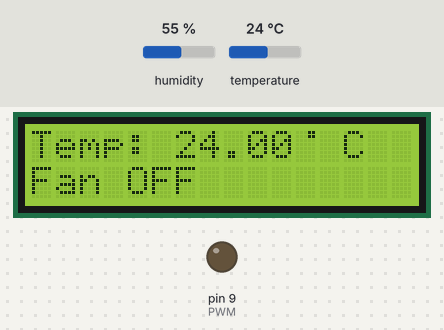
Bench run of a sketch on a simulated Arduino Uno, built with avr-gcc and run on an emulated ATmega328P. Parts: 16×2 character LCD, output pins drawn as LEDs (lit = HIGH). The test bench sets the inputs (shaded band); at power-on: temperature 24 °C, humidity 55 %. What the sketch prints to the serial monitor is not drawn.

Above: at 6.2 s.
6.3 s: temperature set to 27 °C
At 9.1 s:
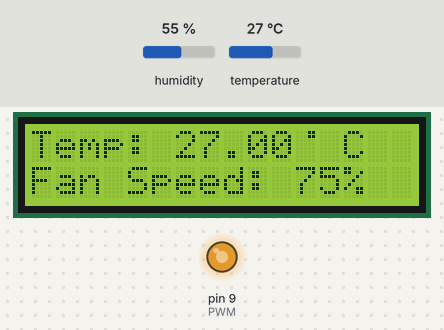
10.2 s: temperature set to 28 °C
At 12.5 s:
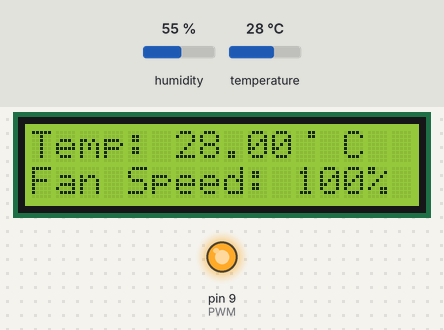
14.1 s: temperature set to 26 °C
At 14.8 s:
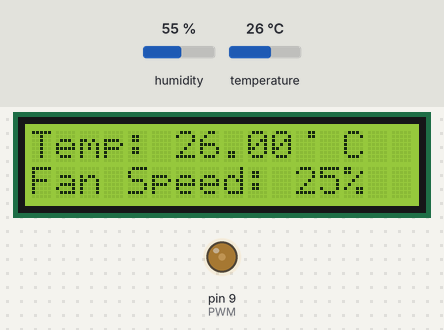
Timing chart, 0 to 17.1 s (numbered marks = the images above; inputs shaded):
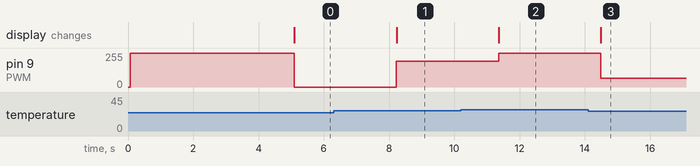

The sketch:

Temp_controlled_fan.ino
```cpp
#include "DHT.h"
#include <LiquidCrystal.h>
const int rs = 2, en = 3, d4 = 4, d5 = 5, d6 = 6, d7 = 7;
LiquidCrystal lcd(rs, en, d4, d5, d6, d7);
#define DHTPIN 8
#define DHTTYPE DHT11
DHT dht(DHTPIN, DHTTYPE);
#define PWM 9
byte degree[8] =
              {
                0b00011,
                0b00011,
                0b00000,
                0b00000,
                0b00000,
                0b00000,
                0b00000,
                0b00000
              };

void setup() {
  // put your setup code here, to run once:
  lcd.begin(16, 2);
  lcd.createChar(1,degree);
  lcd.clear();
  lcd.print("   Fan Speed  ");
 lcd.setCursor(0,1);
 lcd.print("  Controlling ");

 analogWrite(PWM, 255);
 delay(5000);


  Serial.begin(9600);
  Serial.println("Temperature controlled fan ");
  dht.begin();
}


void loop() {
  // put your main code here, to run repeatedly:
float h=dht.readHumidity();
float t=dht.readTemperature();
float f=dht.readTemperature(true);
  if(isnan(h)||isnan(t)||isnan(f)){
    Serial.println(F("Failed to read"));
    return;
    }
Serial.print(F(" Humidity: "));
Serial.print(h);
Serial.println(F("%  Temperature: "));
Serial.print(t);
Serial.println(F("°C "));
Serial.print(f);
Serial.println(F("°F "));
lcd.setCursor(0,0);
  lcd.print("Temp: ");
  lcd.print(t);
  lcd.write(1);
  lcd.print(" C");
  lcd.setCursor(0,1);
   if(t <26)
    {
      analogWrite(PWM,0);
      lcd.print("Fan OFF            ");
      delay(100);
    }

    else if(t<26.5)
    {
      analogWrite(PWM, 64);
      lcd.print("Fan Speed: 25%   ");
      delay(100);
    }

     else if(t<27)
    {
      analogWrite(PWM, 128);
      lcd.print("Fan Speed: 50%   ");
      delay(100);
    }

     else if(t<27.5)
    {
      analogWrite(PWM, 192);
      lcd.print("Fan Speed: 75%   ");
      delay(100);
    }

    else
    {
      analogWrite(PWM, 255);

      lcd.print("Fan Speed: 100%    ");
      delay(100);
    }

  delay(3000);
}
```

Measured:
- after the input at 6.3 s, pin 9 (PWM): 0/255 → 192/255 after 1.9 s; the display: changes after 1.9 s (image 1)
- after the input at 10.2 s, pin 9 (PWM): 192/255 → 255/255 after 1.2 s; the display: changes after 1.2 s (image 2)
- after the input at 14.1 s, pin 9 (PWM): 255/255 → 64/255 after 0.39 s; the display: changes after 0.39 s (image 3)
